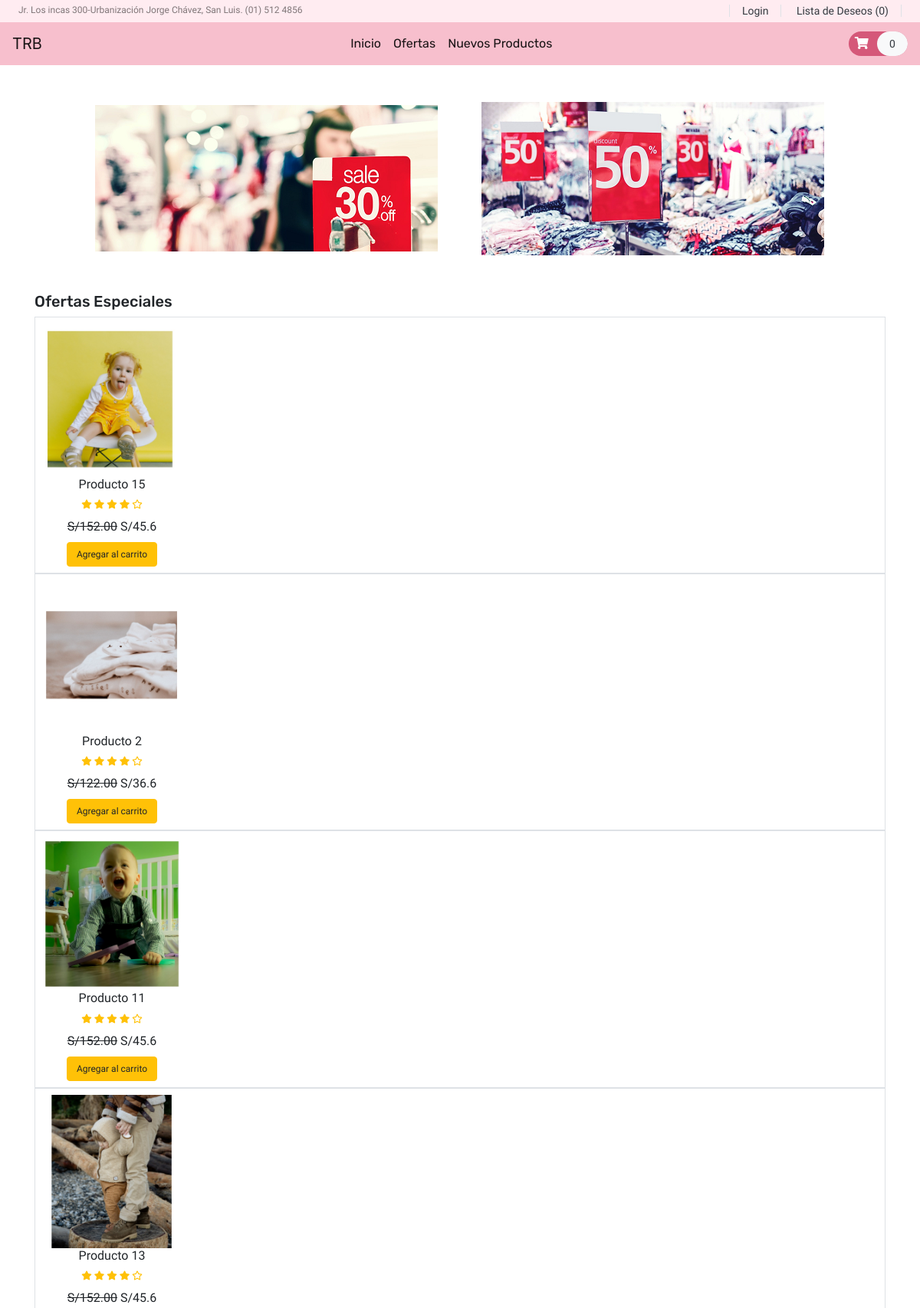
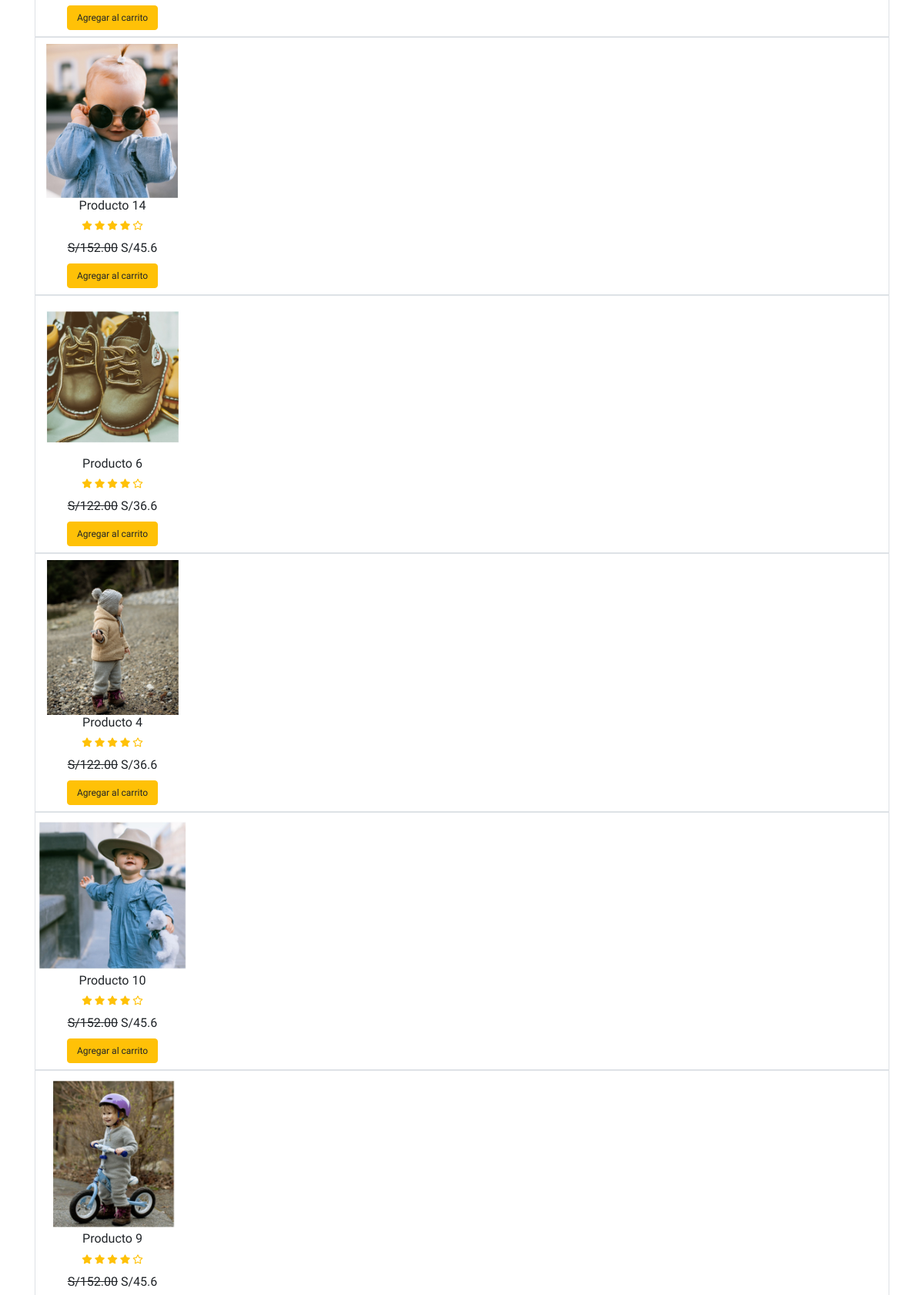
Screenshot of /offer.php (upper part) with the database file from the repository (2 pictures, top to bottom).
### tables this page shows
CREATE TABLE `product` (
  `item_id` int(11) NOT NULL,
  `item_brand` varchar(200) NOT NULL,
  `item_name` varchar(255) NOT NULL,
  `item_price` double(10,2) NOT NULL,
  `item_image` varchar(255) NOT NULL,
  `item_register` datetime DEFAULT NULL
);

### offer.php (called while the page is built, shortened)
<?php
include('header.php');
?>
<?php
include('Template/_banner-ads.php');
include('Template/_offer.php');
?>
<?php
include('footer.php');
?>

### database/Product.php (called while the page is built, shortened)
<?php
class Product
{
    public $db = null;
    public function __construct(DBController $db)
    {
        $this->db = $db;
    }
    public function getData($table = 'product')
    {
        $result = $this->db->con->query("SELECT * FROM {$table}");
        $resultArray = array();
        while ($item = mysqli_fetch_array($result, MYSQLI_ASSOC)) {
            $resultArray[] = $item;
        }
        return $resultArray;
    }
}

### database/DBController.php (called while the page is built, shortened)
<?php
class DBController
{
    protected $host = 'remotemysql.com';
    protected $user = 'ZUCZxBxbsp';
    protected $password = 'GwmhNXBD0J';
    protected $database = "ZUCZxBxbsp";
    public function __construct()
    {
        $this->con = mysqli_connect($this->host, $this->user, $this->password, $this->database);
    }
}

### functions.php (called while the page is built, shortened)
<?php
require('database/DBController.php');
require ('database/Product.php');
$db = new DBController();
$product = new Product($db);
$product_shuffle = $product->getData();
$Cart = new Cart($db );

### public/Template/_offer.php (the view, shortened to what this page needs)
<?php
shuffle($product_shuffle);
$in_cart = $Cart->getCartId($product->getData('cart'));
?>
<section id="offer">
    <div class="container">
        <h4 class="font-rubik font-size-20">Ofertas Especiales</h4>
        <div class="grid">
            <?php array_map(function($item) use($in_cart){ ?>
                <div class="grid-item border <?php echo $item['item_brand'] ?? "Brand" ; ?>">
                    <div class="item py-2" style="width: 200px;">
                        <div class="product font-rale">
                            <a href="<?php printf('%s?item_id=%s', 'product.php', $item['item_id']); ?>"><img src="<?php echo $item['item_image']??"./assets/Productos/1.jpg"; ?>" alt="product1" class="img-fluid"></a>
                            <div class="text-center">
                                <h6><?php echo $item['item_name']??"Desconocido"; ?></h6>
                                <div class="rating text-warning font-size-12">
                                    <span><i class="fas fa-star"></i></span>
                                    <span><i class="fas fa-star"></i></span>
                                    <span><i class="fas fa-star"></i></span>
                                    <span><i class="fas fa-star"></i></span>
                                    <span><i class="far fa-star"></i></span>
                                </div>
                                <div class="price py-2">
                                    <td><span><strike>S/<?php echo $item['item_price']??'0';?></strike></span></td>
                                    <td><span>S/<?php echo 0.3*$item['item_price']??'0';?></span></td>
                                </div>
                                <form method="post">
                                    <?php
                                    if (in_array($item['item_id'], $in_cart ?? [])){
                                        echo '<button type="submit" disabled class="btn btn-success font-size-12">En el carrito</button>';
                                    }else{
                                        echo '<button type="submit" name="top_sale_submit" class="btn btn-warning font-size-12">Agregar al carrito</button>';
                                    }
                                    ?>
                                </form>
                            </div>
                        </div>
                    </div>
                </div>
            <?php },$product_shuffle) ?>
        </div>
    </div>
</section>

### style.css (style rules this page uses)
button, button:focus { outline: none !important; box-shadow: none !important; }
.font-rale { font-family: "Raleway", cursive; }
.font-rubik { font-family: "Rubik", cursive; }
.font-size-12 { font-size: 12px; }
.font-size-20 { font-size: 20px; }

### rows the page displays
product: item_image (picture), item_name "Producto 15", item_price "152.00", 0.3*$item['item_price'] "45.6"
product: item_image (picture), item_name "Producto 2", item_price "122.00", 0.3*$item['item_price'] "36.6"
product: item_image (picture), item_name "Producto 11", item_price "152.00", 0.3*$item['item_price'] "45.6"
product: item_image (picture), item_name "Producto 13", item_price "152.00", 0.3*$item['item_price'] "45.6"
product: item_image (picture), item_name "Producto 14", item_price "152.00", 0.3*$item['item_price'] "45.6"
product: item_image (picture), item_name "Producto 6", item_price "122.00", 0.3*$item['item_price'] "36.6"
product: item_image (picture), item_name "Producto 4", item_price "122.00", 0.3*$item['item_price'] "36.6"
product: item_image (picture), item_name "Producto 10", item_price "152.00", 0.3*$item['item_price'] "45.6"
product: item_image (picture), item_name "Producto 9", item_price "152.00", 0.3*$item['item_price'] "45.6"

### other values shown
count($product->getData('cart')) "0"
